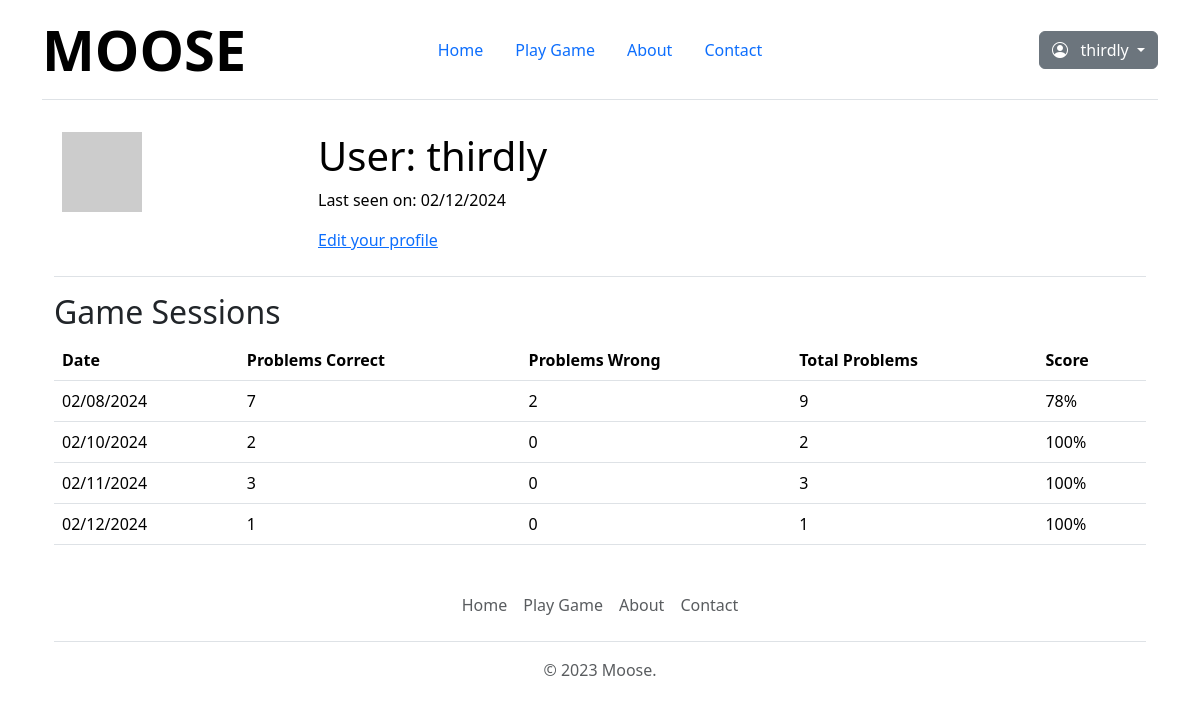
Page /user/thirdly (signed in) on the committed database.
### app/models.py (models this page shows, shortened)
class User(UserMixin, db.Model):
    id: so.Mapped[int] = so.mapped_column(primary_key=True)
    username: so.Mapped[str] = so.mapped_column(
        sa.String(64), index=True, unique=True
    )
    email: so.Mapped[str] = so.mapped_column(
        sa.String(120), index=True, unique=True
    )
    password_hash: so.Mapped[Optional[str]] = so.mapped_column(sa.String(256))
    about_me: so.Mapped[Optional[str]] = so.mapped_column(sa.String(140))
    last_seen: so.Mapped[Optional[datetime]] = so.mapped_column(
        default=lambda: datetime.now(timezone.utc)
    )
    posts: so.WriteOnlyMapped["Post"] = so.relationship(
        back_populates="author"
    )
    def avatar(self, size):
        digest = md5(self.email.lower().encode("utf-8")).hexdigest()
        return f"https://www.gravatar.com/avatar/{digest}?d=identicon&s={size}"
    game_sessions = db.relationship(
        "GameSession", backref="user", lazy="dynamic"
    )

class GameSession(db.Model):
    id = so.mapped_column(sa.Integer, primary_key=True)
    user_id = so.mapped_column(
        sa.Integer, sa.ForeignKey("user.id"), index=True
    )
    session_date = so.mapped_column(
        sa.Date, default=datetime.now(timezone.utc), index=True
    )
    total_problems = so.mapped_column(sa.Integer)
    problems_correct = so.mapped_column(sa.Integer)
    problems_wrong = so.mapped_column(sa.Integer)
    details = so.relationship(
        "GameDetail", back_populates="session", lazy=True
    )

### app/routes.py (the view)
@app.route("/user/<username>")
@login_required
def user(username):
    user = User.query.filter_by(username=username).first_or_404()
    game_sessions = user.game_sessions.order_by(
        GameSession.session_date.desc()
    )
    return render_template(
        "user.html", user=user, game_sessions=game_sessions, title=username
    )

### app/models.py (called while the page is built)
@login.user_loader
def load_user(id):
    return db.session.get(User, int(id))

### app/routes.py (called while the page is built)
@app.before_request
def before_request():
    if current_user.is_authenticated:
        current_user.last_seen = datetime.now(timezone.utc)
        db.session.commit()

### app/templates/user.html (shortened to what this page needs)
{% extends "base.html" %} {% block content %}
<table class="table table-hover">
  <tr>
    <td width="256px"><img src="{{ user.avatar(256) }}" /></td>
    <td>
      <h1>User: {{ user.username }}</h1>
       {% if user.last_seen %}
      <p>Last seen on: {{ user.last_seen.strftime('%m/%d/%Y') }}</p>
      {% endif %} {% if user == current_user %}
      <p><a href="{{ url_for('edit_profile') }}">Edit your profile</a></p>
      {% endif %}
    </td>
  </tr>
</table>
<h2>Game Sessions</h2>
{% if user.game_sessions %}
<table class="table">
  <thead>
    <tr>
      <th>Date</th>
      <th>Problems Correct</th>
      <th>Problems Wrong</th>
      <th>Total Problems</th>
      <th>Score</th>
    </tr>
  </thead>
  <tbody>
    {% for session in user.game_sessions %}
    <tr>
      <td>{{ session.session_date.strftime('%m/%d/%Y') }}</td>
      <td>{{ session.problems_correct }}</td>
      <td>{{ session.problems_wrong }}</td>
      <td>{{ session.total_problems }}</td>
      <td>
        {{ ((session.problems_correct / session.total_problems) * 100)
        |round|int }}%
      </td>
    </tr>
    {% endfor %}
  </tbody>
</table>
{% else %}
<p>No game sessions found.</p>
{% endif %} {% endblock %}

### app/templates/base.html (shortened to what this page needs)
<!DOCTYPE html>
<html>
  <head>
    <link href="/static/dist/css/bootstrap.min.css" rel="stylesheet" />
    <link
      rel="stylesheet"
      href="https://cdn.jsdelivr.net/npm/bootstrap-icons@1.11.3/font/bootstrap-icons.min.css"
    />
    <link
      rel="stylesheet"
      href="{{ url_for('static', filename='css/style.css') }}"
    />
    <link href="/static/css/headers.css" rel="stylesheet" />
  </head>
  <body>
    <div class="container">
      <nav
        class="d-flex flex-wrap align-items-center justify-content-center justify-content-md-between py-3 mb-4 border-bottom"
      >
        <div class="col-md-3 mb-2 mb-md-0">
          <a
            href="/"
            class="d-inline-flex link-body-emphasis text-decoration-none"
          >
            <span class="display-4 fw-bold">MOOSE</span>
          </a>
        </div>
        <ul
          class="nav nav-pills col-12 col-md-auto mb-2 justify-content-center mb-md-0"
        >
          <li>
            <a
              href="{{ url_for('index') }}"
              class="nav-link{% if request.path == url_for('index') %} active{% endif %}"
              aria-current="page"
              >Home</a
            >
          </li>
          <li>
            <a
              href="{{ url_for('game') }}"
              class="nav-link{% if request.path == url_for('game') %} active{% endif %}"
              aria-current="page"
              >Play Game</a
            >
          </li>
          <li>
            <a
              href="{{ url_for('about') }}"
              class="nav-link{% if request.path == url_for('about') %} active{% endif %}"
              aria-current="page"
              >About</a
            >
          </li>
          <li>
            <a
              href="{{ url_for('contact') }}"
              class="nav-link{% if request.path == url_for('contact') %} active{% endif %}"
              aria-current="page"
              >Contact</a
            >
          </li>
        </ul>
        <div class="col-md-3 text-end">
          {% if current_user.is_anonymous %}
          <ul
            class="nav nav-pills col-12 col-md-auto mb-2 justify-content-end mb-md-0"
          >
            <li>
              <a
                href="{{ url_for('login') }}"
                class="nav-link{% if request.path == url_for('login') %} active{% endif %}"
                aria-current="page"
                >Login</a
              >
            </li>
            <li>
              <a
                href="{{ url_for('register') }}"
                class="nav-link{% if request.path == url_for('register') %} active{% endif %}"
                aria-current="page"
                >Register</a
              >
            </li>
          </ul>
          {% else %}
          <div class="dropdown">
            <a
              class="btn btn-secondary dropdown-toggle"
              href="#"
              role="button"
              id="dropdownMenuLink"
              data-bs-toggle="dropdown"
              aria-expanded="false"
            >
              <i class="bi bi-person-circle"></i> &nbsp; {{
              current_user.username }}
            </a>
          </div>
          {% endif %}
        </div>
      </nav>
      <main class="container">{% block content %}{% endblock %}</main>
      <div class="container">
        <footer class="py-3 my-4">
          <ul class="nav justify-content-center border-bottom pb-3 mb-3">
            <li class="nav-item">
              <a
                href="{{ url_for('index') }}"
                class="nav-link px-2 text-body-secondary"
                >Home</a
              >
            </li>
            <li class="nav-item">
              <a
                href="{{ url_for('game') }}"
                class="nav-link px-2 text-body-secondary"
                >Play Game</a
              >
            </li>
            <li class="nav-item">
              <a
                href="{{ url_for('about') }}"
                class="nav-link px-2 text-body-secondary"
                >About</a
              >
            </li>
            <li class="nav-item">
              <a
                href="{{ url_for('contact') }}"
                class="nav-link px-2 text-body-secondary"
                >Contact</a
              >
            </li>
          </ul>
          <p class="text-center text-body-secondary">&copy; 2023 Moose.</p>
        </footer>
      </div>
    </div>
  </body>
</html>

### rows in the picture
User: username "thirdly", last_seen "02/12/2024"
GameSession: session_date "02/08/2024", problems_correct "7", problems_wrong "2", total_problems "9", problems_correct+total_problems "78"
GameSession: session_date "02/10/2024", problems_correct "2", problems_wrong "0", total_problems "2", problems_correct+total_problems "100"
GameSession: session_date "02/11/2024", problems_correct "3", problems_wrong "0", total_problems "3", problems_correct+total_problems "100"
GameSession: session_date "02/12/2024", problems_correct "1", problems_wrong "0", total_problems "1", problems_correct+total_problems "100"
